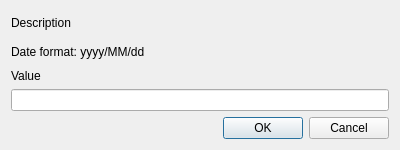
<?xml version="1.0" encoding="UTF-8"?>
<ui version="4.0">
 <class>DADialog</class>
 <widget class="QDialog" name="DADialog">
  <property name="geometry">
   <rect>
    <x>0</x>
    <y>0</y>
    <width>400</width>
    <height>150</height>
   </rect>
  </property>
  <property name="windowTitle">
   <string>DADialog</string>
  </property>
  <layout class="QHBoxLayout" name="horizontalLayout_2">
   <item>
    <layout class="QVBoxLayout" name="verticalLayout_2">
     <item>
      <widget class="QLabel" name="labelDescription">
       <property name="text">
        <string>Description</string>
       </property>
      </widget>
     </item>
     <item>
      <widget class="QLabel" name="labelDateFormat">
       <property name="text">
        <string>Date format: yyyy/MM/dd</string>
       </property>
      </widget>
     </item>
     <item>
      <layout class="QVBoxLayout" name="verticalLayout">
       <item>
        <widget class="QLabel" name="labelValue">
         <property name="text">
          <string>Value</string>
         </property>
        </widget>
       </item>
       <item>
        <widget class="QLineEdit" name="lineEditValue"/>
       </item>
      </layout>
     </item>
     <item>
      <layout class="QHBoxLayout" name="horizontalLayout">
       <item>
        <spacer name="horizontalSpacer">
         <property name="orientation">
          <enum>Qt::Horizontal</enum>
         </property>
         <property name="sizeHint" stdset="0">
          <size>
           <width>40</width>
           <height>20</height>
          </size>
         </property>
        </spacer>
       </item>
       <item>
        <widget class="QPushButton" name="pushButtonOK">
         <property name="text">
          <string>OK</string>
         </property>
        </widget>
       </item>
       <item>
        <widget class="QPushButton" name="pushButtonCancel">
         <property name="text">
          <string>Cancel</string>
         </property>
        </widget>
       </item>
      </layout>
     </item>
    </layout>
   </item>
  </layout>
 </widget>
 <layoutdefault spacing="6" margin="11"/>
 <resources/>
 <connections>
  <connection>
   <sender>pushButtonCancel</sender>
   <signal>clicked()</signal>
   <receiver>DADialog</receiver>
   <slot>reject()</slot>
   <hints>
    <hint type="sourcelabel">
     <x>366</x>
     <y>136</y>
    </hint>
    <hint type="destinationlabel">
     <x>378</x>
     <y>201</y>
    </hint>
   </hints>
  </connection>
  <connection>
   <sender>pushButtonOK</sender>
   <signal>clicked()</signal>
   <receiver>DADialog</receiver>
   <slot>onOKPressed()</slot>
   <hints>
    <hint type="sourcelabel">
     <x>272</x>
     <y>132</y>
    </hint>
    <hint type="destinationlabel">
     <x>280</x>
     <y>173</y>
    </hint>
   </hints>
  </connection>
 </connections>
 <slots>
  <slot>onOKPressed()</slot>
 </slots>
</ui>
